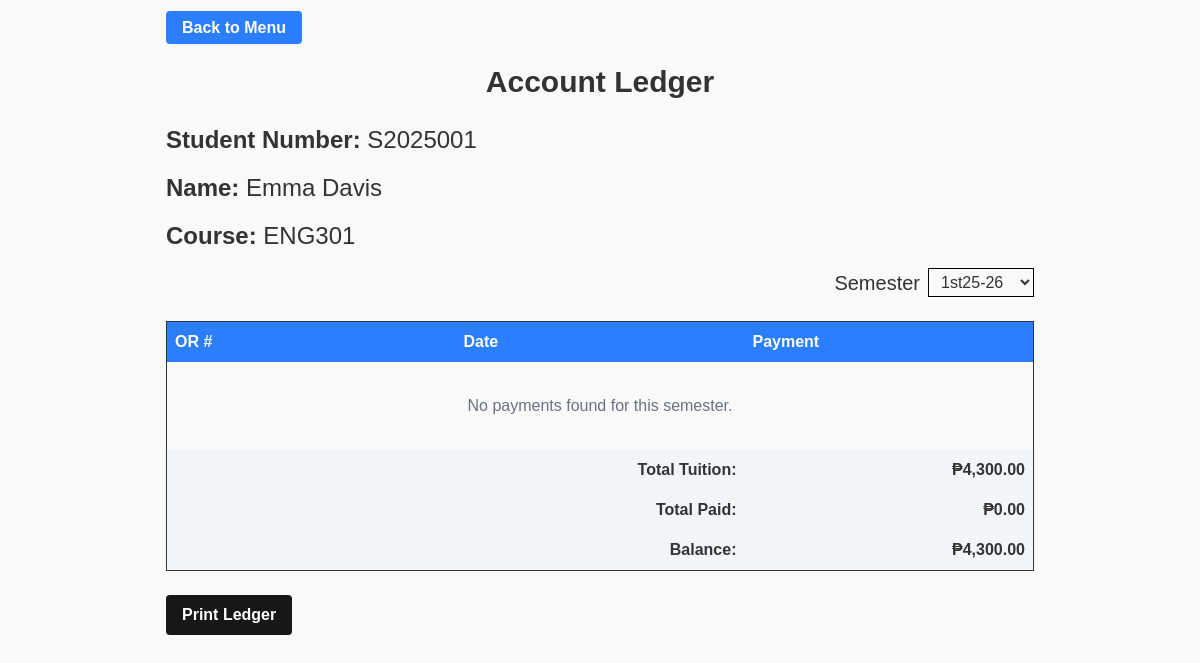
Screenshot of /student/collections.php (signed in) with the database file from the repository.
### tables this page shows
CREATE TABLE IF NOT EXISTS `students` (
  `student_id` int NOT NULL AUTO_INCREMENT,
  `student_number` varchar(50) NOT NULL DEFAULT '0',
  `name` varchar(100) NOT NULL DEFAULT '0',
  `gender` varchar(10) NOT NULL DEFAULT 'Male',
  `course_id` int NOT NULL DEFAULT '0',
  PRIMARY KEY (`student_id`),
  KEY `FK_students_courses` (`course_id`),
  CONSTRAINT `FK_students_courses` FOREIGN KEY (`course_id`) REFERENCES `courses` (`course_id`) ON DELETE CASCADE ON UPDATE CASCADE
);

CREATE TABLE IF NOT EXISTS `courses` (
  `course_id` int NOT NULL AUTO_INCREMENT,
  `code` varchar(50) DEFAULT NULL,
  `name` varchar(100) DEFAULT NULL,
  PRIMARY KEY (`course_id`)
);

### student/collections.php (the view, shortened to what this page needs)
<?php
require('../partials/head.php');
$user = $_SESSION['user'];
$stmt = $connection->prepare("
select s.student_id, s.student_number, s.name as student_name, c.code as course_name
from students s
left join courses c on s.course_id = c.course_id
where s.student_number = ?;
");
$stmt->execute([$user['name']]);
$student = $stmt->fetch();
$stmt = $connection->prepare("select * from semesters order by id");
$stmt->execute();
$semesters = $stmt->fetchAll();
$current_semester = $_GET['semester'] ?? ($semesters[0]['code'] ?? '1st25-26');
$stmt = $connection->prepare("
select * from collections where student_id = ? and semester_id = (select id from semesters where code = ?);
");
$stmt->execute([$student['student_id'], $current_semester]);
$collections = $stmt->fetchAll();
$stmt = $connection->prepare("
select * from student_subjects ss join subjects s where ss.student_id = ? and ss.semester_id = (select id from semesters where code = ?) and ss.subject_id = s.id
");
$stmt->execute([$student['student_id'], $current_semester]);
$tuitions = $stmt->fetchAll();
$total_tuition = 0;
foreach ($tuitions as $tuition) {
  $total_tuition += floatval($tuition['price_unit']) * intval($tuition['units']);
}
$total_paid = 0;
?>
<body class="flex justify-content flex-col items-center">
  <div class="w-full md:max-w-3/4 mx-auto px-4">
    <button class="mt-4">
      <a href="index.php" class="bg-blue-500 mt-6 w-40 cursor-pointer text-white font-bold py-2 px-4 rounded">Back
        to Menu</a>
    </button>
    <h1 class="text-3xl font-bold mt-6 text-center">Account Ledger</h1>
    <div class="flex flex-col gap-4 mb-6 mt-6">
      <h1 class="text-2xl font-bold">Student Number: <span
          class="font-normal"><?= $student['student_number'] ?></span></h1>
      <h1 class="text-2xl font-bold">Name: <span class="font-normal"><?= $student['student_name'] ?></span></h1>
      <h1 class="text-2xl font-bold">Course: <span class="font-normal"><?= $student['course_name'] ?></span></h1>
      <div class="flex flex-col sm:flex-row items-start sm:items-center gap-2 sm:justify-end w-full">
        <h1 class="text-lg sm:text-xl">Semester</h1>
        <select name="semester" id="semester_select" onchange="changeSemester(this.value)"
          class="py-1 px-2 border border-black w-full sm:w-auto">
          <?php foreach ($semesters as $semester) : ?>
            <option value="<?= $semester['code'] ?>"
              <?= $semester['code'] === $current_semester ? 'selected' : '' ?>>
              <?= $semester['code'] ?>
            </option>
          <?php endforeach; ?>
        </select>
      </div>
    </div>
    <div class="overflow-x-auto">
      <table class="w-full border-collapse border">
        <thead>
          <tr class="bg-blue-500 text-white">
            <th class="px-2 py-2 text-left min-w-[150px]">OR #</th>
            <th class="px-2 py-2 text-left min-w-[150px]">Date</th>
            <th class="px-2 py-2 text-left min-w-[150px]">Payment</th>
          </tr>
        </thead>
        <tbody>
          <?php if (empty($collections)) : ?>
            <tr>
              <td colspan="3" class="px-2 py-8 text-center text-gray-500">
                No payments found for this semester.
              </td>
            </tr>
          <?php endif; ?>
        </tbody>
        <tfoot>
          <tr class="bg-gray-100 font-bold">
            <td colspan="2" class="px-2 py-2 text-right">Total Tuition:</td>
            <td class="px-2 py-2 text-right">₱<?= number_format($total_tuition, 2) ?></td>
          </tr>
          <tr class="bg-gray-100 font-bold">
            <td colspan="2" class="px-2 py-2 text-right">Total Paid:</td>
            <td class="px-2 py-2 text-right">₱<?= number_format($total_paid, 2) ?></td>
          </tr>
          <tr class="bg-gray-100 font-bold">
            <td colspan="2" class="px-2 py-2 text-right">Balance:</td>
            <td class="px-2 py-2 text-right">₱<?= number_format($total_tuition - $total_paid, 2) ?></td>
          </tr>
        </tfoot>
      </table>
    </div>
    <div class="flex flex-col sm:flex-row gap-2 items-center justify-center md:justify-start mt-6">
      <a target="_blank"
        class="bg-neutral-900 cursor-pointer text-white font-bold py-2 px-4 rounded w-full sm:w-auto"
        href="ledger.php?student=<?= $student['student_number'] ?>&semester=<?= $current_semester ?>">Print
        Ledger</a>
    </div>
  </div>
</body>
<?php
require('../partials/footer.php')
?>

### partials/head.php (style rules this page uses)
html, body { height: 100%; margin: 0; padding: 0; font-family: sans-serif; font-weight: 100; background-color: #f9f9f9; color: #333; box-sizing: border-box; }

### rows the page displays
students: student_number "S2025001", name "Emma Davis", course.code "ENG301"

### other values shown
$total_tuition "4,300.00"
$total_paid "0.00"
$total_tuition - $total_paid "4,300.00"
form field semester "1st25-26"
